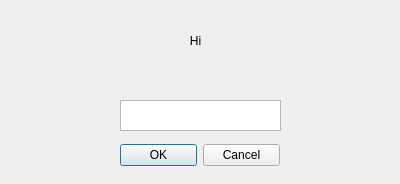
<?xml version="1.0" encoding="UTF-8"?>
<ui version="4.0">
 <class>areYouSure</class>
 <widget class="QDialog" name="areYouSure">
  <property name="geometry">
   <rect>
    <x>0</x>
    <y>0</y>
    <width>400</width>
    <height>184</height>
   </rect>
  </property>
  <property name="windowTitle">
   <string>Sure ?</string>
  </property>
  <widget class="QWidget" name="horizontalLayoutWidget">
   <property name="geometry">
    <rect>
     <x>120</x>
     <y>130</y>
     <width>160</width>
     <height>51</height>
    </rect>
   </property>
   <layout class="QHBoxLayout" name="horizontalLayout">
    <item>
     <widget class="QPushButton" name="button_ok">
      <property name="text">
       <string>OK</string>
      </property>
     </widget>
    </item>
    <item>
     <widget class="QPushButton" name="button_cancel">
      <property name="text">
       <string>Cancel</string>
      </property>
     </widget>
    </item>
   </layout>
  </widget>
  <widget class="QLabel" name="text_question">
   <property name="geometry">
    <rect>
     <x>20</x>
     <y>20</y>
     <width>351</width>
     <height>41</height>
    </rect>
   </property>
   <property name="text">
    <string>Hi</string>
   </property>
   <property name="alignment">
    <set>Qt::AlignCenter</set>
   </property>
  </widget>
  <widget class="QPlainTextEdit" name="plainTextEdit">
   <property name="geometry">
    <rect>
     <x>120</x>
     <y>100</y>
     <width>161</width>
     <height>31</height>
    </rect>
   </property>
  </widget>
 </widget>
 <resources/>
 <connections/>
</ui>
